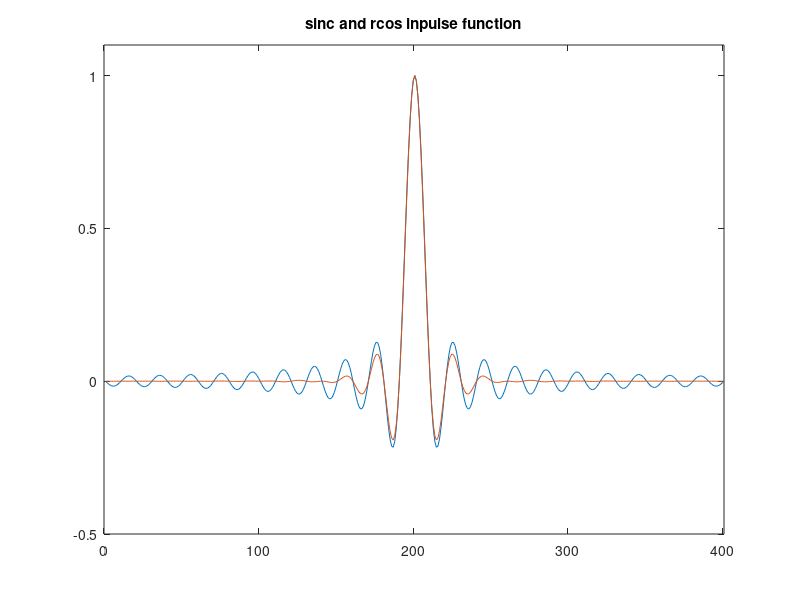
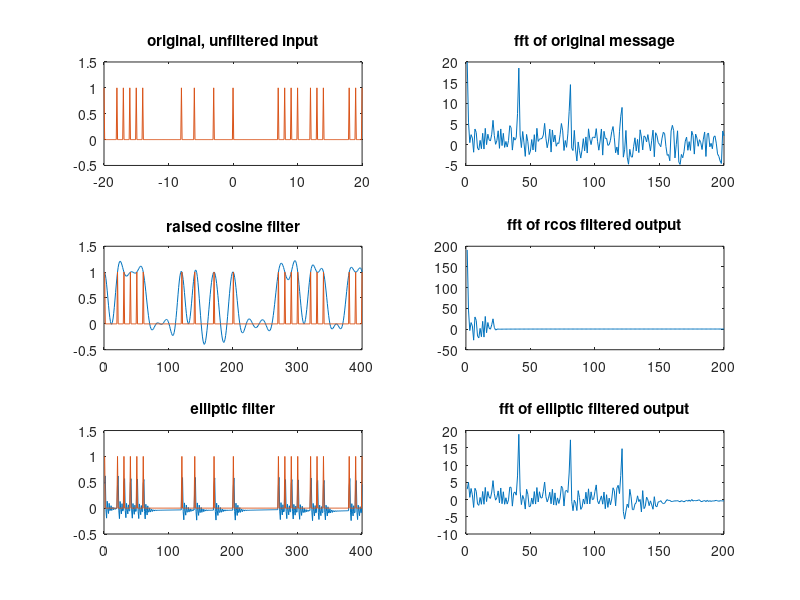

Recreate these plots in MATLAB, in order.
% elliptic filter, sinc filter and raised cosine filter testing
% Jacob Kearin

clear;

t = [-20:1:20];
tf = [-20:.1:20];
tlen = length(tf)/2;
tfh = [1:tlen];

imp = sinc(tf);

sig = randint(1, length(t));
fsig = upsample(sig, 10); % full signal
fsig([:,402:end]) = []; % full signal trimming
y = conv(imp, fsig, "same"); % convolution of digital signal and the sinc filter impulse

h = rcosfir(0.25,[-20 20],10,1, "normal"); % raised cosine filter impulse function

yy = conv(h, fsig, "full"); % convolution of digital signal and the rcos filter impulse

yy([:,1:200, 602:end]) = []; % accounting for time delay of the output and trimming tail

%elliptic filter creation
ord   = 3;    % filter order
Rp    = 0.2;  % ripples in the passband (dB)
Rs    = 20;   % attenuation in the stopband (dB)
fs    = 1000;  % sampling rate (hz)
fmax  = fs/2; % Nyquist frequency
fl    = 1;    % low end of passband
fh    = 333;   % high end of passband
[b,a] = ellip(ord, Rp, Rs, [fl/fmax, fh/fmax]);

yyy = filter(b, a, fsig);




ftc = fft(yy); %fft of rcos filtered message
ft0 = fft(fsig); %fft of original
fts = fft(y); %fft of sinc filtered message
fte = fft(yyy); %fft of elliptic filtered message

ft0([:,201:end]) = []; % full signal trimming
ftc([:,201:end]) = []; % full signal trimming
fts([:,201:end]) = []; % full signal trimming
fte([:,201:end]) = []; % full signal trimming

figure(1) % ideal sinc and raised cosine impulse functions
plot(imp);
hold on
plot(h);
axis([0 401 -0.5 1.1])
title "sinc and rcos inpulse function";



figure(2)
subplot(321) %sinc filter output and message input
%plot(tf, y);
plot(-21, 0);
hold on
plot(tf, fsig);
axis([-20 20 -0.5 1.5])
title "original, unfiltered input";


subplot(323) %rcos filter ouput and message input
plot(yy);
hold on
plot(fsig);
axis([0 401 -0.5 1.5])
title "raised cosine filter";


subplot(325) %elliptic filter output and message output
plot(yyy);
hold on
plot(fsig);
axis([0 401 -0.5 1.5])
title "elliptic filter";


subplot(322) % fft of original message
plot(tfh, ft0);
title "fft of original message"


subplot(324) % fft of rcos filtered message
plot(tfh, ftc);
title "fft of rcos filtered output"


subplot(326) % fft of elliptic filtered message
plot(tfh, fte);
title "fft of elliptic filtered output"





